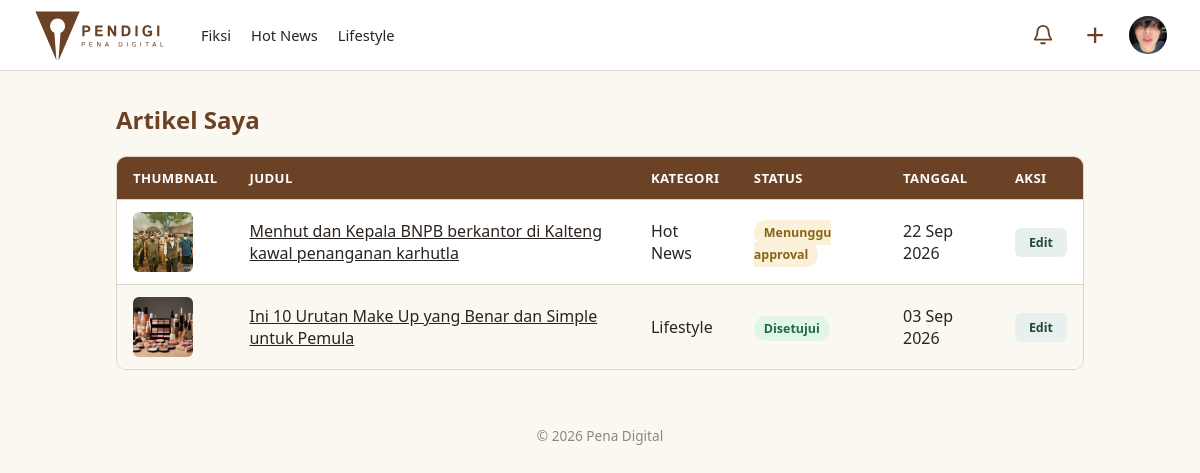
The page /articles/milikku/ (signed in) on the database its author committed.
### articles/models.py (models this page shows, shortened)
class Categories(models.Model):
    name = models.CharField(max_length=50, unique=True)
    class Meta:
        verbose_name_plural = "Categories"

class Articles(models.Model):
    title = models.CharField(max_length=100)
    thumbnail = models.ImageField(upload_to='articles/thumbnails/', null=True, blank=True)
    content = models.TextField()
    category = models.ForeignKey(Categories, on_delete=models.CASCADE, related_name='articles')
    contributor = models.ForeignKey(
        Users, on_delete=models.CASCADE,
        limit_choices_to={'status_kontributor': StatusKontributor.APPROVED},
        related_name='articles'
    )
    status = models.CharField(
        max_length=20,
        choices=StatusArticle.choices,
        default=StatusArticle.PENDING
    )
    rejection_reason = models.TextField(blank=True)
    is_featured = models.BooleanField(default=False)
    views_count = models.PositiveIntegerField(default=0)
    published_at = models.DateTimeField(null=True, blank=True)
    created_at = models.DateTimeField(auto_now_add=True)
    class Meta:
        ordering = ['-created_at']

### accounts/models.py (models this page shows, shortened)
class Users(AbstractUser):
    role = models.CharField(
        max_length=20,
        choices=Role.choices,
        default=Role.PEMBACA
    )
    status_kontributor = models.CharField(
        max_length=20,
        choices=StatusKontributor.choices,
        default=StatusKontributor.NONE
    )
    profile_picture = models.ImageField(upload_to='profile_pictures/', null=True, blank=True)
    bio = models.CharField(max_length=150, blank=True)
    banner_picture = models.ImageField(
        upload_to='profile_banners/',
        blank=True,
        null=True,
    )
    publisher_id = models.CharField(
        max_length=20,
        unique=True,
        null=True,
        blank=True,
        verbose_name='ID Publisher',
    )
    last_publisher_login = models.DateTimeField(
        null=True,
        blank=True,
        verbose_name='Login terakhir sebagai penulis'
    )

### articles/views.py (the view)
# urls.py: path('milikku/', views.my_articles, name='my_articles'),
@login_required
def my_articles(request):
    if request.user.status_kontributor != StatusKontributor.APPROVED:
        messages.error(request, 'Anda belum terverifikasi sebagai kontributor.')
        return redirect('articles:article_list')
    articles = request.user.articles.all()
    return render(request, 'articles/my_articles.html', {'articles': articles})

### articles/context_processor.py (called while the page is built)
def navbar_categories(request):
    return {
        'navbar_categories': Categories.objects.all().order_by('name')
    }

### fiction/context_processors.py (called while the page is built)
def fiction_navigation(request):
    all_tags_raw = (
        Stories.objects
        .filter(status=StatusStory.APPROVED)
        .exclude(tags='')
        .values_list('tags', flat=True)
    )
    unique_tags = set()
    for tag_string in all_tags_raw:
        for tag in tag_string.split():
            tag = tag.strip().lower()
            if tag:
                unique_tags.add(tag)
    return {
        'fiction_tags': sorted(unique_tags),
    }

### interactions/context_processors.py (called while the page is built)
def navbar_notifications(request):
    if not request.user.is_authenticated:
        return {
            'navbar_notifications': [],
            'navbar_unread_count': 0,
        }
    from .models import Activity
    activities = (
        Activity.objects
        .filter(recipient=request.user)
        .select_related(
            'actor',
            'article',
            'chapter',
            'chapter__story',
        )
        .order_by('-created_at')
    )
    return {
        'navbar_notifications': activities[:5],
        'navbar_unread_count': activities.filter(
            is_read=False
        ).count(),
    }

### articles/templates/articles/my_articles.html (shortened to what this page needs)
{% extends 'app_base.html' %}
{% load static %}
{% block extra_css %}
    <link rel="stylesheet" href="{% static 'css/table.css' %}">
{% endblock %}
{% block content %}
<h1 class="section-title">Artikel Saya</h1>
<table class="data-table">
    <thead>
        <tr><th>Thumbnail</th><th>Judul</th><th>Kategori</th><th>Status</th><th>Tanggal</th><th>Aksi</th></tr>
    </thead>
    <tbody>
        {% for article in articles %}
        <tr>
            <td>
                {% if article.thumbnail %}
                    <img src="{{ article.thumbnail.url }}" class="table-thumb" alt="{{ article.title }}">
                {% else %}
                    <div class="table-thumb table-thumb-placeholder">📄</div>
                {% endif %}
            </td>
            <td><a href="{% url 'articles:article_detail' article.pk %}">{{ article.title }}</a></td>
            <td>{{ article.category.name }}</td>
            <td><span class="status-badge status-{{ article.status }}">{{ article.get_status_display }}</span></td>
            <td>{{ article.created_at|date:"d M Y" }}</td>
            <td><a href="{% url 'articles:edit_article' article.pk %}" class="edit-link">Edit</a></td>
        </tr>
        {% empty %}
        <tr><td colspan="6">Kamu belum menulis artikel.</td></tr>
        {% endfor %}
    </tbody>
</table>
{% endblock %}

### templates/app_base.html (shortened to what this page needs)
{% extends 'base.html' %}
{% load static %}
{% block body %}
<header class="navbar">
    <a
        href="{% url 'articles:article_list' %}"
        class="brand"
    >
        <img
            src="{% static 'images/pendigi-logo-tulisan.svg' %}"
            alt="Pena Digital"
            class="logo"
        >
    </a>
    <div
        class="navbar-collapse"
        id="navbarCollapse"
    >
        <nav class="nav-links">
            {% for cat in navbar_categories %}
                {% if cat.name|lower != 'non-fiksi' %}
                    {% if cat.name|lower == 'fiksi' %}
                        <a href="{% url 'fiction:story_list' %}">
                            {{ cat.name }}
                        </a>
                    {% else %}
                        <a href="{% url 'articles:article_list' %}?kategori={{ cat.name|urlencode }}">
                            {{ cat.name }}
                        </a>
                    {% endif %}
                {% endif %}
            {% endfor %}
        </nav>
        <div class="navbar-actions">
            {% if user.is_authenticated %}
            <div class="navbar-dropdown notification-dropdown">
                <button
                    type="button"
                    class="navbar-icon-button notification-button"
                    aria-label="Notifikasi"
                    aria-expanded="false"
                    title="Notifikasi"
                >
                    <svg
                        xmlns="http://www.w3.org/2000/svg"
                        width="22"
                        height="22"
                        viewBox="0 0 24 24"
                        fill="none"
                        stroke="currentColor"
                        stroke-width="2"
                        stroke-linecap="round"
                        stroke-linejoin="round"
                    >
                        <path d="M18 8a6 6 0 0 0-12 0c0 7-3 7-3 9h18c0-2-3-2-3-9"/>
                        <path d="M10 21h4"/>
                    </svg>
                </button>
            </div>
                {% if user.is_authenticated and user.status_kontributor == 'approved' and user.role == 'kontributor' and request.session.login_mode == 'publisher' %}
                    <div class="navbar-dropdown create-dropdown">
                        <button
                            type="button"
                            class="navbar-icon-button"
                            aria-label="Buat konten"
                            aria-expanded="false"
                        >
                            <span class="plus-icon">+</span>
                        </button>
                    </div>
                {% endif %}
                <div class="navbar-dropdown profile-dropdown">
                    <button
                        type="button"
                        class="navbar-profile-button"
                        aria-label="Menu profil"
                        aria-expanded="false"
                    >
                        {% if user.profile_picture %}
                            <img
                                src="{{ user.profile_picture.url }}"
                                alt="{{ user.username }}"
                                class="navbar-profile-avatar"
                            >
                        {% else %}
                            <span class="navbar-profile-avatar navbar-profile-placeholder">
                                {{ user.username|first|upper }}
                            </span>
                        {% endif %}
                    </button>
                </div>
            {% endif %}
        </div>
    </div>
</header>
<main class="content">
    {% block content %}
    {% endblock %}
</main>
<footer class="footer">
    <p>
        &copy; {% now 'Y' %} Pena Digital
    </p>
</footer>
{% endblock %}

### static/css/base.css (style rules this page uses)
:root { --paper: #FBF8F2; --ink: #2F5D50; --ink-dark: #234840; --brown: #6B4226; --brown-dark: #54331d; --divider: #DDD6C9; --text: #2A2420; }
* { box-sizing: border-box; margin: 0; padding: 0; }
body { font-family: system-ui, -apple-system, sans-serif; background: var(--paper); color: var(--text); }
a { color: inherit; }
.content { max-width: 1000px; margin: 32px auto; padding: 0 16px; }
.footer { text-align: center; padding: 24px; color: #8a8880; font-size: 0.85rem; }
.section-title { font-size: 1.5rem; color: var(--brown); margin-bottom: 20px; }
.navbar { position: relative; display: flex; align-items: center; width: 100%; padding: 10px 32px; background: #fff; border-bottom: 1px solid var(--divider); gap: 28px; z-index: 1000; }
.brand { display: flex; align-items: center; flex-shrink: 0; text-decoration: none; }
.logo { display: block; width: auto; height: 50px; }
.navbar-collapse { display: flex; align-items: center; justify-content: space-between; flex: 1; min-width: 0; gap: 24px; }
.nav-links { display: flex; align-items: center; gap: 20px; white-space: nowrap; }
.nav-links a { color: var(--text); font-size: 0.92rem; text-decoration: none; transition: color .15s ease; }
.navbar-actions { display: flex; align-items: center; gap: 14px; flex-shrink: 0; }
.navbar-icon-button { display: flex; align-items: center; justify-content: center; width: 38px; height: 38px; padding: 0; border: none; background: transparent; color: var(--brown); cursor: pointer; border-radius: 50%; transition: background .15s ease, color .15s ease; }
.plus-icon { font-size: 32px; font-weight: 300; line-height: 1; }
.navbar-profile-button { display: flex; align-items: center; justify-content: center; width: 40px; height: 40px; padding: 0; border: none; background: transparent; cursor: pointer; border-radius: 50%; }
.navbar-profile-avatar { display: flex; align-items: center; justify-content: center; width: 38px; height: 38px; border-radius: 50%; object-fit: cover; background: #d8d3c8; color: var(--text); font-size: .9rem; font-weight: 600; }
.navbar-dropdown { position: relative; }
.notification-dropdown { position: relative; }
.notification-button { position: relative; display: flex; align-items: center; justify-content: center; }
.notification-button { position: relative; }

### static/css/table.css (style rules this page uses)
.data-table { width: 100%; border-collapse: separate; border-spacing: 0; background: #fff; border: 1px solid var(--divider); border-radius: 10px; overflow: hidden; }
.data-table th, .data-table td { padding: 12px 16px; text-align: left; border-bottom: 1px solid var(--divider); }
.data-table th { background: var(--brown); color: #fff; font-size: 0.82rem; font-weight: 600; text-transform: uppercase; letter-spacing: 0.03em; }
.data-table tbody tr:nth-child(even) { background: var(--paper); }
.data-table tbody tr:last-child td { border-bottom: none; }
.status-badge { padding: 4px 10px; border-radius: 12px; font-size: 0.78rem; font-weight: 600; }
.status-pending { background: #FBF0D9; color: #8a6416; }
.status-approved { background: #E3F5E9; color: #1e6b3d; }
.table-thumb { width: 60px; height: 60px; object-fit: cover; border-radius: 6px; display: block; }
.edit-link { display: inline-block; padding: 6px 14px; border-radius: 6px; font-size: 0.78rem; font-weight: 600; text-decoration: none; background: #E8F0EE; color: var(--ink-dark); transition: background .15s ease; }

### rows shown on the page
Categories: name "Fiksi"
Categories: name "Hot News"
Categories: name "Lifestyle"
Users: profile_picture (picture)
Articles: thumbnail (picture), title "Menhut dan Kepala BNPB berkantor di Kalteng kawal penanganan karhutla", category.name "Hot News", status "Menunggu approval", created_at "22 Sep 2026"
Articles: thumbnail (picture), title "Ini 10 Urutan Make Up yang Benar dan Simple untuk Pemula", category.name "Lifestyle", status "Disetujui", created_at "03 Sep 2026"
